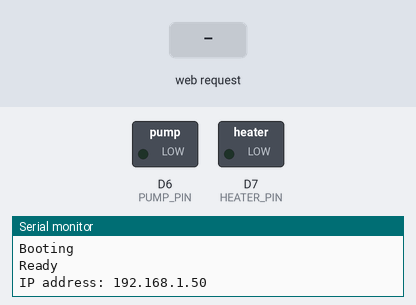
A sketch run on a simulated ESP8266 (Wemos D1 mini). Parts: switched loads named in the sketch (green lamp = pin HIGH), the last lines printed to the serial monitor. The inputs (shaded band) are chosen by the test bench. WiFi joins after 1.5 s; servers stay silent unless stated; EEPROM starts erased.

Above: at 2.7 s.
2.8 s: HTTP request GET /PUMP_On received
At 3.6 s:
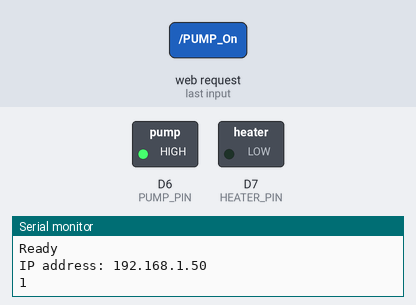
4.3 s: HTTP request GET /Make_coffee received
At 4.8 s:
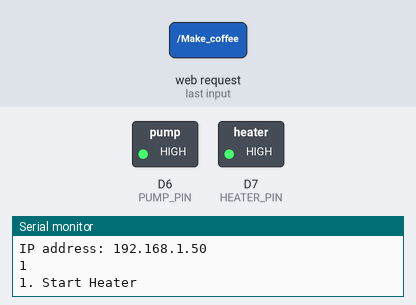
5.8 s: HTTP request GET /PUMP_Off received
At 7.0 s:
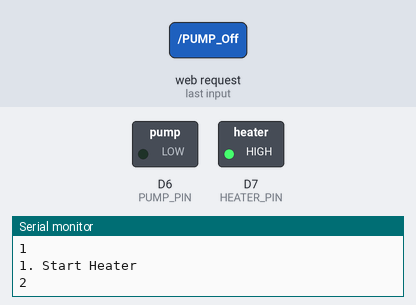
7.3 s: HTTP request GET /HEATER_Off received
At 8.2 s:
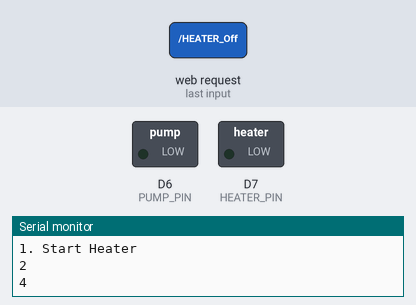
8.8 s: HTTP request GET /HEATER_On received
At 9.4 s:
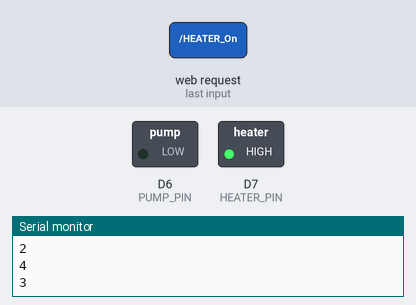
Timing chart, 0 to 11.3 s (numbered marks = the images above; inputs shaded):
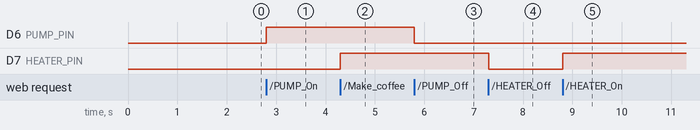

Measured:
- after the input at 2.8 s, D6 (PUMP_PIN): LOW → HIGH at once
- after the input at 4.3 s, D7 (HEATER_PIN): LOW → HIGH at once
- after the input at 5.8 s, D6 (PUMP_PIN): HIGH → LOW at once
- after the input at 7.3 s, D7 (HEATER_PIN): HIGH → LOW at once
- after the input at 8.8 s, D7 (HEATER_PIN): LOW → HIGH at once

The sketch:

KNDD_v2.1.ino
```cpp
#include <EEPROM.h>
#include <ArduinoOTA.h>
#include <ESP8266WiFi.h>
#include <ESP8266mDNS.h>
#include <ESP8266WebServer.h>
#include <ESP8266HTTPClient.h>
#include <WiFiUdp.h>
//#include <EEPROM.h>

#define BUTTON_DELAY 300
#define READ_SENSOR_PERIOS_S 120
#define READ_SENSOR_PERIOS_S_OTA 5


#define PUMP_PIN D6
#define HEATER_PIN D7
#define THERMISTOR_PIN A0

//ESP8266WebServer server(80);
WiFiServer server(80);

const char* ssid = "smarzony";
const char* password = "metalisallwhatineed";
/*
const char* host = "192.168.1.77";
const int port = 8080;
String idx_reed_switch = "30";
String idx_reed_switch_battery = "32";
*/

String request = "";
String status = "";
bool making_coffee, making_coffee_last;

unsigned long long making_coffee_start;
const char* PARAM_INPUT_1 = "input1";
int heating_time_s, pumping_time_s, pumping_delay_s;


void setup() {
	Serial.begin(115200);
	Serial.println("Booting");
	WiFi.mode(WIFI_STA);
	WiFi.begin(ssid, password);
	while (WiFi.waitForConnectResult() != WL_CONNECTED) {
		Serial.println("Connection Failed! Rebooting...");
		delay(5000);
		ESP.restart();
	}

	// Port defaults to 8266
	// ArduinoOTA.setPort(8266);

	// Hostname defaults to esp8266-[ChipID]
	ArduinoOTA.setHostname("KNDD_V2.1");

	// No authentication by default
	// ArduinoOTA.setPassword("admin");

	// Password can be set with it's md5 value as well
	// MD5(admin) = 21232f297a57a5a743894a0e4a801fc3
	// ArduinoOTA.setPasswordHash("21232f297a57a5a743894a0e4a801fc3");

	ArduinoOTA.onStart([]() {
		String type;
		if (ArduinoOTA.getCommand() == U_FLASH)
			type = "sketch";
		else // U_SPIFFS
			type = "filesystem";

		// NOTE: if updating SPIFFS this would be the place to unmount SPIFFS using SPIFFS.end()
		Serial.println("Start updating " + type);
		});
	ArduinoOTA.onEnd([]() {
		Serial.println("\nEnd");
		});
	ArduinoOTA.onProgress([](unsigned int progress, unsigned int total) {
		Serial.printf("Progress: %u%%\r", (progress / (total / 100)));
		});
	ArduinoOTA.onError([](ota_error_t error) {
		Serial.printf("Error[%u]: ", error);
		if (error == OTA_AUTH_ERROR) Serial.println("Auth Failed");
		else if (error == OTA_BEGIN_ERROR) Serial.println("Begin Failed");
		else if (error == OTA_CONNECT_ERROR) Serial.println("Connect Failed");
		else if (error == OTA_RECEIVE_ERROR) Serial.println("Receive Failed");
		else if (error == OTA_END_ERROR) Serial.println("End Failed");
		});
	ArduinoOTA.begin();
	Serial.println("Ready");
	Serial.print("IP address: ");
	Serial.println(WiFi.localIP());

	/*
	server.on("/", handleRootPath);		 // ustawienie przerwania
	server.on("/PUMP/On", PumpOn);
	server.on("/PUMP/Off", PumpOff);
	*/
	server.begin();
	//server.handleClient();

	pinMode(PUMP_PIN, OUTPUT);
	pinMode(HEATER_PIN, OUTPUT);
	pinMode(THERMISTOR_PIN, INPUT);

	//-------------------- EEPROM -------------------
	EEPROM.begin(32);
	delay(5);
	heating_time_s = EEPROM.read(0);
	pumping_time_s = EEPROM.read(1);
	pumping_delay_s = EEPROM.read(2);


}

void loop() {
	ArduinoOTA.handle();
	//server.handleClient();
	unsigned long now = millis();

	WiFiClient client = server.available();
	if (!client)
	{
		return;
	}

	request = client.readStringUntil('\r');

	if (request.indexOf("PUMP_On") > 0) {
		digitalWrite(PUMP_PIN, HIGH);
		Serial.println("1");
		making_coffee_start = 0;
		making_coffee = 0;
	}
	else if (request.indexOf("PUMP_Off") > 0) {
		digitalWrite(PUMP_PIN, LOW);
		Serial.println("2");
		making_coffee_start = 0;
		making_coffee = 0;
	}
	else if (request.indexOf("HEATER_On") > 0) {
		digitalWrite(HEATER_PIN, HIGH);
		Serial.println("3");
		making_coffee_start = 0;
		making_coffee = 0;
	}
	else if (request.indexOf("HEATER_Off") > 0) {
		digitalWrite(HEATER_PIN, LOW);
		Serial.println("4");
		making_coffee_start = 0;
		making_coffee = 0;
	}
	else if (request.indexOf("Make_coffee") > 0) {
		making_coffee = 1;
		//Serial.println("5");
	}
	else if (request.indexOf("input1=") > 0) {
		int start_param = request.indexOf("input1=") + 7;
		int end_param = request.indexOf(" HTTP/1.");
		String param_read = request.substring(start_param, end_param);
		status = param_read;
		heating_time_s = param_read.toInt();
		EEPROM.write(0, (byte)(heating_time_s));
		EEPROM.commit();
	}
	else if (request.indexOf("input2=") > 0) {
		int start_param = request.indexOf("=") + 1;
		int end_param = request.indexOf(" HTTP/1.");
		String param_read = request.substring(start_param, end_param);
		status = param_read;
		pumping_time_s = param_read.toInt();
		EEPROM.write(1, (byte)(pumping_time_s));
		EEPROM.commit();
	}
	else if (request.indexOf("input3=") > 0) {
		int start_param = request.indexOf("=") + 1;
		int end_param = request.indexOf(" HTTP/1.");
		String param_read = request.substring(start_param, end_param);
		status = param_read;
		pumping_delay_s = param_read.toInt();
		EEPROM.write(2, (byte)(pumping_delay_s));
		EEPROM.commit();
	}


	if (making_coffee == 1 && making_coffee_last == 0)
	{
		making_coffee_start = now;
	}

	if ((now - making_coffee_start < (heating_time_s * 1000)) && (making_coffee_start != 0))
	{
		digitalWrite(HEATER_PIN, HIGH);
		status = "1. Start Heater";
		Serial.println(status);
	}


	if ((now - making_coffee_start > (pumping_delay_s * 1000)) &&
		(now - making_coffee_start < ((pumping_time_s + pumping_delay_s) * 1000)) &&
		(making_coffee_start != 0))
	{
		digitalWrite(PUMP_PIN, HIGH);
		status = "2. Start Pump";
		Serial.println(status);
	}

	if ((now - making_coffee_start > (heating_time_s * 1000)) && (making_coffee_start != 0))
	{
		digitalWrite(HEATER_PIN, LOW);
		status = "3. Stop heater";
		Serial.println(status);
	}

	if ((now - making_coffee_start > ((pumping_delay_s + pumping_time_s) * 1000)) && (making_coffee_start != 0))
	{
		digitalWrite(PUMP_PIN, LOW);
		making_coffee_start = 0;
		making_coffee = 0;
		status = "4. Stop Pump";
		Serial.println(status);
	}


	client.flush();

	client.print(getStatusPage());
	delay(5);

	making_coffee_last = making_coffee;
}
```

HTTP_Server.ino
```cpp
/*
void handleRootPath() {
	server.send(200, "text/html", getStatusPage());

}

void PumpOn() {
	if (!digitalRead(PUMP_PIN))
	{
		server.send(200, "text/html", getStatusPage());
		digitalWrite(PUMP_PIN, 1);
		Serial.print("Pump ");
		Serial.println(digitalRead(PUMP_PIN));
	}
}
void PumpOff() {
	if (digitalRead(PUMP_PIN))
	{
		server.send(200, "text/html", getStatusPage());
		digitalWrite(PUMP_PIN, 0);
		Serial.print("Pump ");
		Serial.println(digitalRead(PUMP_PIN));
	}
}
*/
String getStatusPage()
{
	String page = "<html lang=pl-PL><head>";
	if (making_coffee)
		page += "<meta http-equiv='refresh' content='3';";
	else
		page += "<meta http-equiv='content-type' content='text/html';";
	page += "charset=UTF-8'/>";
	page += "<title>";
	page += "KNDD";
	page += "</title>";
	page += "<style> body { background-color: #900c3f; font-family: Helvetica, Helvetica, Sans-Serif; Color: #000088; }</style>";
	page += "</head><body><h1>Coffee Machine</h1>";
	//------------STYLES FOR ELEMENTS-------------
	// CSS to style the on/off buttons
	// Feel free to change the background-color and font-size attributes to fit your preferences
	page += "<style>html { font-family: Helvetica; display: inline-block; margin: 0px auto; text-align: center;}";
	page += ".button { background-color: #195B6A; border: none; color: white; width:100 %; height:100 %; "; //padding: 25px 70px;
	page += "text-decoration: none; font-size: 30px; margin: 2px; cursor: pointer;}";
	page += ".button2 {background-color: #77878A;}";
	page += "td{height: 100 % ;}</style></head>";
	//------------------------------------
	page += "<center><table>";
	page += "<tr>";
	page += "<td>";
	page += "<form id='F1' action='PUMP_On'><input class='button' type='submit' value='PUMP ON' ></form>";
	page += "</td><td>";
	page += "<form id='F2' action='PUMP_Off'><input class='button' type='submit' value='PUMP OFF' ></form>";
	page += "</td>";
	page += "</tr><tr>";
	page += "<td>";
	page += "<form id='F3' action='HEATER_On'><input class='button' type='submit' value='HEATER ON' ></form>";
	page += "</td><td>";
	page += "<form id='F4' action='HEATER_Off'><input class='button' type='submit' value='HEATER OFF' ></form>";
	page += "</td>";
	page += "</tr><tr>";
	page += "<td>";
	page += "<form id='F5' action='Make_coffee'><input class='button' type='submit' value='Make Coffee' ></form>";
	page += "</td>";
	page += "</tr>";

	page += "</table></center>";
	page += "</br></br>";
	page += "<form action='/get'>Heating time  [s]: <input type = 'text' name='input1'><input type = 'submit' value='Save'></form>";
	page += "<form action='/get'>Pumping time  [s]: <input type = 'text' name='input2'><input type = 'submit' value='Save'></form>";
	page += "<form action='/get'>Pumping delay [s]: <input type = 'text' name='input3'><input type = 'submit' value='Save'></form>";


	page += "<h3>Outputs</h3>";
	page += "Heater status: ";
	page += "<b>";
	if (digitalRead(HEATER_PIN))
		page += "On";
	else
		page += "Off";
	page += "</b><br>";

	page += "Pump status: ";
	page += "<b>";
	if (digitalRead(PUMP_PIN))
		page += "On";
	else
		page += "Off";
	page += "</b><br>";
	page += "Heating time: <b>";
	page += heating_time_s;
	page += "</b>";
	page += "<br>";
	page += "Pumping time: <b>";
	page += pumping_time_s;
	page += "</b>";
	page += "<br>";
	page += "Pumping delay: <b>";
	page += pumping_delay_s;
	page += "</b>";
	page += "<br>";
	page += "Status: <b>";
	page += status;
	page += "</b>";
	page += "<br>";

	/*
	page += "Sensor battery percentage: <b>";
	page += (String)battery_percentage;
	page += "%</b><br>";

	page += "Sensor battery voltage: <b>";
	page += (String)(voltage_value / 1000);
	page += ".";
	page += (String)(voltage_value % 1000);
	page += " V</b><br>";

	page += "Sensor battery adc: <b>";
	page += (String)adc_value;
	page += "</b><br>";
	*/
	//-------------------------------------
	page += "<footer>";
	page += "<h3>Memory</h3>";
	page += "Free mem: <b>";
	page += ESP.getFreeHeap();
	page += " B</b><br>";
	page += "</footer>";
	page += "</body></html>";
	return page;
}
```
